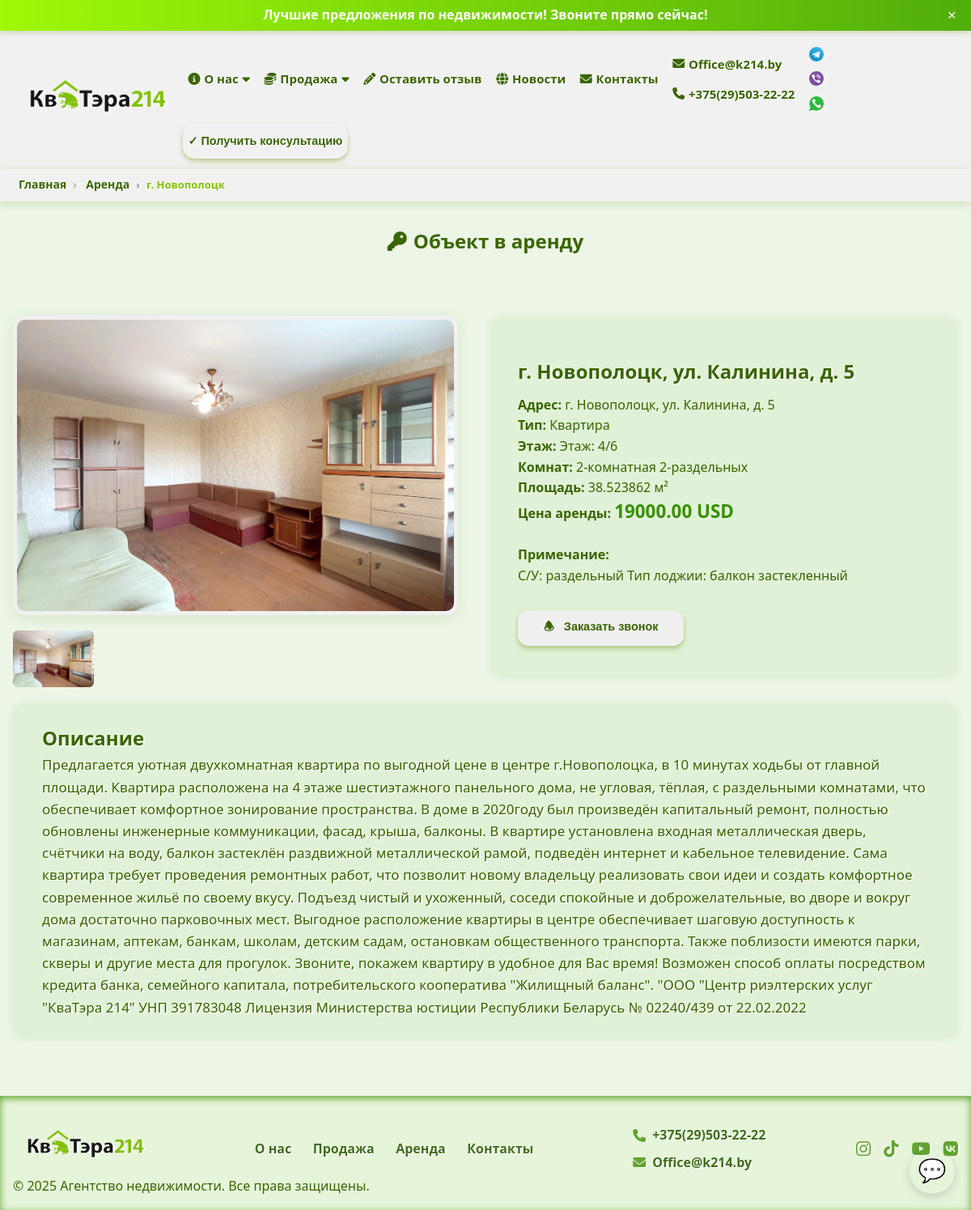
Page /rent/kalinina5/ on the committed database.
### webapp/models.py (models this page shows, shortened)
class Contact(models.Model):
    name = models.CharField(max_length=255)
    phone = models.CharField(max_length=20, default='phone')
    phone_two = models.CharField(max_length=20, default='phone')
    email = models.EmailField()
    class Meta:
        verbose_name = "Контакт"
        verbose_name_plural = "Контакты"

class Messengers(models.Model):
    contact = models.ForeignKey(Contact, related_name='messengers', on_delete=models.CASCADE)
    name = models.CharField(max_length=100)
    url = models.URLField()
    icon_svg = models.FileField(upload_to='messenger_svgs/', blank=True, null=True, help_text='SVG файл иконки')
    is_had = models.BooleanField(default=True, verbose_name="В верхнее меню")
    class Meta:
        verbose_name = "Мессенджеры"
        verbose_name_plural = "Мессенджеры"

class Property(models.Model):
    CURRENCY_CHOICES = [
        ('USD', 'USD'),
        ('BYN', 'BYN'),
    ]
    name = models.CharField(max_length=255, verbose_name="Имя/Адрес")
    slug = models.SlugField(max_length=255, unique=True, blank=True, null=True, verbose_name="Для адресной строки ЮРЛ")
    city_name = models.CharField(max_length=255, default='город', verbose_name="Город")
    description = models.TextField(verbose_name="Описание")
    notes = models.TextField(default='Примечание', verbose_name="Примечание")
    address = models.CharField(max_length=500, verbose_name="Адрес")
    price = models.DecimalField(max_digits=12, decimal_places=2, verbose_name="Цена")
    floor = models.TextField(help_text='Этаж', verbose_name="Этаж", default=0)
    many_rooms = models.TextField(help_text='Сколько комнат', verbose_name="Сколько комнат", default=0)
    area = models.FloatField(help_text='Площадь в квадратных метрах', verbose_name="Полщадь м/кв")
    area_ga = models.FloatField(help_text='Площадь в гектарах/сотках', verbose_name="Площадь в гектарах/сотках", null=True, blank=True)
    date_posted = models.DateField(auto_now_add=True, verbose_name="Дата добавления")
    is_sale = models.BooleanField(default=True, verbose_name="Продается")
    is_top_ten = models.BooleanField(default=True, verbose_name="Топ 10")
    is_commercial = models.BooleanField(default=True, verbose_name="Коммерческая")
    is_rent = models.BooleanField(default=True, verbose_name="Сдается в аренду")
    is_active_new = models.BooleanField(default=True, verbose_name="Новое объявление")
    is_active_house = models.BooleanField(default=True, verbose_name="Дом")
    is_active_country_house = models.BooleanField(default=True, verbose_name="Загородный дом")
    is_active_apartment = models.BooleanField(default=True, verbose_name="Квартира")
    is_active_sold = models.BooleanField(default=False, verbose_name="Продан")
    contacts = models.ManyToManyField('Contact', related_name='properties', verbose_name="Контакты")
    currency = models.CharField(max_length=3, choices=[('USD', 'USD'), ('BYN', 'BYN')], default='USD', verbose_name="Валюта")
    class Meta:
        verbose_name = "Объекты"
        verbose_name_plural = "Объекты"

class PropertyPhoto(models.Model):
    property = models.ForeignKey(Property, related_name='photos', on_delete=models.CASCADE)
    photo = models.ImageField(upload_to='property_photos/')
    alt_text = models.CharField(max_length=255, blank=True)

class SocialNetwork(models.Model):
    contact = models.ForeignKey(Contact, related_name='social_networks', on_delete=models.CASCADE)
    name = models.CharField(max_length=100)
    url = models.URLField()
    icon = models.CharField(max_length=100, help_text='Название иконки (например, fa-facebook) или путь')
    is_had = models.BooleanField(default=True, verbose_name="В верхнее меню")
    class Meta:
        verbose_name = "Соц сети"
        verbose_name_plural = "Соц сети"

### webapp/views.py (the view)
# urls.py: path('rent/<slug:slug>/', views.rent_single, name='rent_single'),
def rent_single(request, slug):
    property = get_object_or_404(Property, slug=slug, is_rent=True)
    photos = property.photos.all()
    return render(request, 'webapp/rent_single.html', {
        'property': property,
        'photos': photos,
    })

### webapp/context_processors.py (called while the page is built)
def contact_data(request):
    contact = Contact.objects.prefetch_related('social_networks', 'messengers').first()
    if contact:
        social_networks = contact.social_networks.filter(is_had=True)
        messengers = contact.messengers.filter(is_had=True)
    else:
        social_networks = []
        messengers = []
    return {
        'contact': contact,
        'social_networks': social_networks,
        'messengers': messengers,
    }

### webapp/templates/webapp/rent_single.html (shortened to what this page needs)
{% extends 'main/base.html' %}
{% load static %}
{% block content %}
    <nav class="breadcrumb-container" aria-label="breadcrumb">
        <ol class="breadcrumb-list">
            <li class="breadcrumb-item">
                <a href="{% url 'index' %}" class="nav-link">Главная</a>
            </li>
            <li class="breadcrumb-item">
                <a href="{% url 'rent' %}" class="nav-link">Аренда</a>
            </li>
            <li class="breadcrumb-item active" aria-current="page">{{ property.city_name }}</li>
        </ol>
    </nav>
     <h2 class="centered-title"><i class="fa-solid fa-key"></i> Объект в аренду</h2>
    <section class="objects-section">
        <div class="single-property-container">
            <div class="single-property-gallery">
                {% if photos %}
                    <div class="gallery-main-photo" id="main-photo-block">
                        <img id="mainPhoto" src="{{ photos.0.photo.url }}" alt="{{ photos.0.alt_text }}"
                             onclick="openGalleryPopup(0)">
                    </div>
                    <div class="gallery-thumbnails" id="gallery-thumbnails">
                        {% for photo in photos %}
                            <img src="{{ photo.photo.url }}" alt="{{ photo.alt_text }}" class="thumbnail"
                                 onclick="selectThumbnail({{ forloop.counter0 }})">
                        {% endfor %}
                    </div>
                {% endif %}
            </div>
            <div class="single-property-info">
                <h1 class="single-page-title">{{ property.name }}</h1>
                <p><b>Адрес:</b> {{ property.address }}</p>
                <p><b>Тип:</b>
                    {% if property.is_active_apartment %} Квартира
                    {% elif property.is_active_house %} Дом
                    {% elif property.is_active_country_house %} Дача
                    {% elif property.is_active_new %} Новостройка
                    {% else %} Другое
                    {% endif %}
                </p>
                <p><b>Этаж:</b> {{ property.floor }}</p>
                <p><b>Комнат:</b> {{ property.many_rooms|safe }}</p>
                <p><b>Площадь:</b> {{ property.area }} м²
                </p>
                <p><b>Цена аренды:</b> <span class="property-price">{{ property.price }} {{ property.currency }}</span>
                </p>
                <br>
                <p><b>Примечание:</b><br> <span>{{ property.notes|safe }}</span>
                </p>
                <button class="btn-sale" onclick="showCallbackModal()">🕭 &nbsp;&nbsp;Заказать звонок</button>
            </div>
        </div>
        <div class="single-property-desc">
            <h2>Описание</h2>
            <p>{{ property.description|safe }}</p>
        </div>
    </section>
{% endblock %}

### templates/main/base.html (shortened to what this page needs)
{% load static %}
<!DOCTYPE html>
<html lang="ru">
<head>
    <link href="https://cdnjs.cloudflare.com/ajax/libs/font-awesome/6.4.0/css/all.min.css" rel="stylesheet"/>
    <link rel="stylesheet" href="{% static 'webapp/css/style.css' %}"/>
</head>
<body>
<div id="top-bar" class="top-bar marquee-container">
    <span class="marquee-text">Лучшие предложения по недвижимости! Звоните прямо сейчас!</span>
    <button class="close-button" aria-label="Закрыть">&times;</button>
</div>
<header class="header">
    <div class="container header-container">
        <div class="logo">
            <a href="{% url 'index' %}">
                <img src="{% static 'webapp/images/logo_kvatera.png' %}" alt="Логотип агентства"/>
            </a>
        </div>
        <nav id="navMenu" class="nav" aria-hidden="true">
            <ul class="menu">
                <li class="dropdown sale-dropdown"><a href="{% url 'about' %}"><i class="fa-solid fa-info-circle"></i>
                    О нас<i
                            class="fa fa-caret-down"></i></a>
                </li>
                <li class="dropdown sale-dropdown">
                    <a href="{% url 'sale' %}"><i class="fa-solid fa-coins"></i> Продажа <i
                            class="fa fa-caret-down"></i></a>
                </li>
                <li><a href="{% url 'contacts' %}"><i class="fas fa-pencil-alt"></i> Оставить отзыв</a></li>
                <li><a href="{% url 'contacts' %}"><i class="fa-solid fa-globe"></i> Новости</a></li>
                <li><a href="{% url 'contacts' %}"><i class="fa-solid fa-envelope"></i> Контакты</a></li>
                <li class="contacts-menu">
                    <a href="mailto:{{ contact.email|urlencode }}"><i
                            class="fa-solid fa-envelope"></i> {{ contact.email }}</a>
                    <a href="tel:{{ contact.phone|urlencode }}"><i class="fa-solid fa-phone"></i> {{ contact.phone }}
                    </a>
                </li>
                <li class="messenger-menu">
                    {% for messenger in messengers %}
                        <a href="{{ messenger.url }}" aria-label="{{ messenger.name }}" target="_blank"
                           rel="noopener noreferrer">
                            {% if messenger.icon_svg %}
                                <img src="{{ messenger.icon_svg.url }}" alt="{{ messenger.name }}"
                                     class="messengers"/>
                            {% else %}
                                {{ messenger.name }}
                            {% endif %}
                        </a>
                    {% empty %}
                        <span>Мессенджеров нет</span>
                    {% endfor %}
                </li>
                <li>
                    <button class="btn-consultation" id="openConsultationBtn">✓ Получить консультацию</button>
                </li>
            </ul>
        </nav>
    </div>
    <div id="messenger-menu-always" aria-label="Мессенджер меню" role="navigation" class="messenger-menu-always">
        <button class="messenger-toggle" aria-expanded="false" aria-controls="messenger-options">
            💬
        </button>
    </div>
</header>
{% block content %}{% endblock %}
<footer class="footer">
    <div class="container footer-container">
        <div class="footer-logo">
            <img src="{% static 'webapp/images/logo_kvatera.png' %}" alt="Логотип агентства"/>
        </div>
        <nav class="footer-menu">
            <a href="{% url 'about' %}">О нас</a>
            <a href="{% url 'sale' %}">Продажа</a>
            <a href="{% url 'rent' %}">Аренда</a>
            <a href="{% url 'contacts' %}">Контакты</a>
        </nav>
        <div class="footer-contacts">
            <p>
                <i class="fa-solid fa-phone"></i>
                <a href="tel:{{ contact.phone|urlencode }}">{{ contact.phone }}</a>
            </p>
            <p>
                <i class="fa-solid fa-envelope"></i>
                <a href="mailto:{{ contact.email|urlencode }}">{{ contact.email }}</a>
            </p>
        </div>
        <div class="footer-social">
            {% for social in contact.social_networks.all %}
                <a href="{{ social.url }}" aria-label="{{ social.name }}" target="_blank" rel="noopener noreferrer">
                    <i class="{{ social.icon }}"></i>
                </a>
            {% empty %}
                <p>Соцсетей нет</p>
            {% endfor %}
        </div>
    </div>
    <div class="copyright">
        &copy; 2025 Агентство недвижимости. Все права защищены.
    </div>
</footer>
</body>
</html>

### rows in the picture
Contact: email "Office@k214.by", phone "+375(29)503-22-22"
Messengers: icon_svg (picture)
Messengers: icon_svg (picture)
Messengers: icon_svg (picture)
Property: city_name "г. Новополоцк", name "г. Новополоцк, ул. Калинина, д. 5", address "г. Новополоцк, ул. Калинина, д. 5", floor "Этаж: 4/6", many_rooms "2-комнатная 2-раздельных", area "38.523862", price "19000.00", currency "USD", notes "С/У: раздельный Тип лоджии: балкон застекленный", description "Предлагается уютная двухкомнатная квартира по выгодной цене в центре г.Новополоцка, в 10 минутах ходьбы от главной площади. Квартира расположена на 4 этаже шестиэтажного панельного дома, не угловая, тёплая, с раздельными комнатами, что обеспечивает комфортное зонирование пространства. В доме в 2020году был произведён капитальный ремонт, полностью обновлены инженерные коммуникации, фасад, крыша, балконы. В квартире установлена входная металлическая дверь, счётчики на воду, балкон застеклён раздвижной металлической рамой, подведён интернет и кабельное телевидение. Сама квартира требует проведения ремонтных работ, что позволит новому владельцу реализовать свои идеи и создать комфортное…"
PropertyPhoto: photo (picture)
